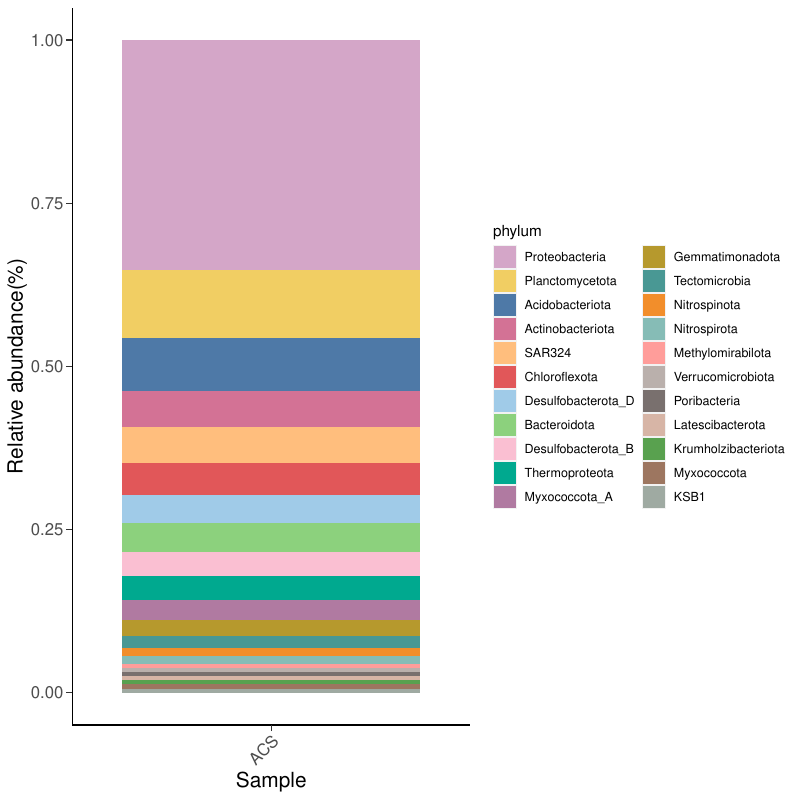

Here is the R script that generated this plot:
library(ggplot2)
data <- read.csv("ACS.csv", header = T, check.names = F)
data$phylum <- factor(data$phylum,levels = c("Proteobacteria","Planctomycetota","Acidobacteriota","Actinobacteriota","SAR324","Chloroflexota","Desulfobacterota_D","Bacteroidota","Desulfobacterota_B","Thermoproteota","Myxococcota_A","Gemmatimonadota","Tectomicrobia","Nitrospinota","Nitrospirota","Methylomirabilota","Verrucomicrobiota","Poribacteria","Latescibacterota","Krumholzibacteriota","Myxococcota","KSB1"))
mycol <- c("#d4a6c8","#f1ce63","#4e79a7","#d37295","#ffbe7d","#e15759","#a0cbe8","#8cd17d","#fabfd2","#00a98f","#b07aa1","#b6992d","#499894","#f28e2b","#86bcb6","#ff9d9a","#bab0ac","#79706e","#d7b5a6","#59a14f","#9d7660","#9faaa2")
p <- ggplot(data, aes(x=gene, y=num, fill=phylum)) + geom_bar(stat = "identity",position ="fill") + scale_fill_manual(values=mycol) + labs(x = "Sample" , y = "Relative abundance(%)") + theme(axis.title=element_text(size=15),axis.text.x = element_text(angle=45, hjust = 1, vjust = 1 ,size = 12),axis.text.y = element_text(size = 12),axis.ticks.length=unit(0.15,"cm") ,panel.background = element_blank(),axis.line = element_line(color = "black"))
ggsave("ACS.pdf",p,width = 8,height = 8)